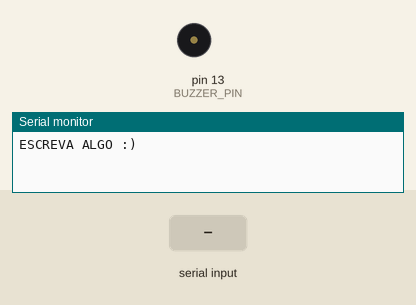
Simulated run of this sketch. Board: Arduino Uno, built with avr-gcc and run on an emulated ATmega328P. Parts: buzzer (waves = sounding), the last lines printed to the serial monitor. Inputs (shaded band) come from the test bench.

Above: at 1.2 s.
1.3 s: "w90\n" received over Serial
At 1.45 s:
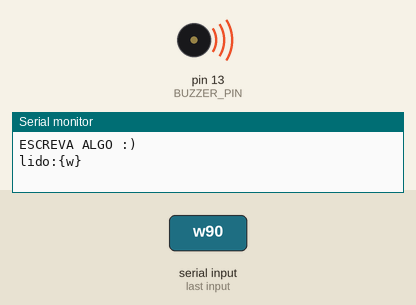
3.0 s: "90,45\n" received over Serial
Timing chart, 0 to 6.0 s (numbered marks = the images above; inputs shaded):
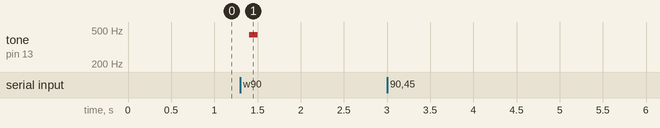

Measured:
- after the input at 1.3 s, tone on pin 13 (BUZZER_PIN): silent → 440 Hz after 0.10 s, → silent 0.10 s later

The sketch:

ard-code-trab7.ino
```cpp
/**
 * Ler caracteres e acender as leds que representam a matriz.
 * Circuito: https://circuits.io/circuits/5073783-lpav-tp7-micael-levi
 *
 * A implementação se baseia em três fatos:
 * 1) Os números dos pinos das leds são menores que 10;
 * 2) Apenas letras minúsculas e alfabéticas serão representadas;
 * 3) O Braille representado tem as seguintes "regras":
 * - As primeiras 10 letras (a..j) só utilizam as duas primeiras linhas
 * - As próximas 10 letras (k..t) possuem a mesma representação que as 10 primeiras
 *   mas com o acréscimo de um ponto no canto inferior esquerdo
 * - As 5 últimas letras (u..z sem o w) possuem a mesma representação que as 10 primeiras
 *   mas com o acréscimo de ambos os pontos inferiores
 * - A letra 'w' tem a mesma representação que a 'j' mas com o acréscimo de um ponto no canto inferior direito
 *
 * A entrada (serial) deve ser uma cadeia de caracteres
 * Exemplos de entradas:
 * abcdefghij
 * klmnopqrst
 * uvwxyz
 *
 * @author Micael Levi
 * @date 28/05/2017
 */

#define BUZZER_PIN    13
#define TAM_ARR_NOTAS 8
#define TAM_ARR_PINOS 10

///Armazena a entrada
String inString;

//[letra bases]                          2    3    4    5    6    7
const unsigned arrFrequencias[] = {0,0, 440, 392, 349, 330, 294, 262 };

///Cada caractere (número natural) é o endereço de um pino ligado a uma led
///                                           a    b    c    d    e     f      g    h     i     j
const String arrPinosLeds[TAM_ARR_PINOS] = {"7","75","76","764","74","765","7654","754","65","654"};


void setup()
{
	pinMode(BUZZER_PIN, OUTPUT);

	Serial.begin(9600);
	while(!Serial);
	Serial.println("ESCREVA ALGO :)\n");
}

void loop()
{
	if(! Serial.available() > 0) return;
	inString = readSerialString();
	Serial.println("lido:{" + inString + "}");

	for(unsigned i=0, tamString=inString.length(); i < tamString; ++i){///percorre a string lida
		char charCurr = inString.charAt(i);
		///Converte uma letra em índice (0-9), i.e., 'a' vira 0, 'b' vira 1, etc
		unsigned charAsIndex = charToIndex(charCurr);
		String pinosExtras = "";

		///Tratamento do alfabeto
		if(charCurr >= 'k'){
			if(charCurr == 'w') charAsIndex = TAM_ARR_PINOS - 1;//o índice do 'j'
			else pinosExtras.concat("3");

			if(charCurr >= 'u'){
				pinosExtras.concat("2");
				if(charCurr > 'w') charAsIndex--;
			}
		}

		///Ativa as leds para o caractere lido
		setPinos(HIGH, charAsIndex, pinosExtras);
		delay(100);
		///Desliga o som
		noTone(BUZZER_PIN);
		delay(1900);///espera 2 segundos após a representação do caractere
		///Desativa as leds para o caractere lido
		setPinos(LOW, charAsIndex, pinosExtras);
		delay(550);///espera leds apagarem por completo
	}
}


//=========================[AUXILIARES]=========================//
unsigned charToIndex(char c){ return (c - 'a') % TAM_ARR_PINOS; }
int charToInt(char c){ return c - '0'; }
//==============================================================//


///Retorna a string (minúscula e apenas caracteres válidos) lida da entrada serial
String readSerialString(){
	String strLida="";
	char charCurr;

	while(Serial.available() > 0){
		charCurr = Serial.read();
		if(!isAlpha(charCurr)) continue;
		if(charCurr != '\n'){
			charCurr = tolower(charCurr);
			strLida.concat( charCurr );
		}
		delay(100);
	}

	return strLida;
}

///Recebe um valor HIGH ou LOW para acender/apagar os pinos descritos em arrPinosLeds[indice]
void setPinos(int valor, unsigned indice, String pinosExtras){
	String strPinos = arrPinosLeds[ indice ] + pinosExtras;

	for(unsigned j=0, tamString=strPinos.length(); j < tamString; ++j){
		char charCurr = strPinos.charAt(j);
		int pino = charToInt(charCurr);

		///A frequência é dada pelo número do pino
		///Toca um som para avisar que um caractere foi representado
		if(valor == HIGH) tone(BUZZER_PIN, arrFrequencias[pino]);

		digitalWrite(pino, valor);
	}
}


/*** ============================[CHEAT SHEET]============================ ***

	~ 10 primeiras letras do alfabeto (bases para as demais combinações)
	"7"    a
	"75"   b
	"76"   c
	"764"  d
	"74"   e
	"765"  f
	"7654" g
	"754"  h
	"65"   i
	"654"  j

	~ acrescenta o '3' no final
	"73"    k
	"753"   l
	"763"   m
	"7643"  n
	"743"   o
	"7653"  p
	"76543" q
	"7543"  r
	"653"   s
	"6543"  t

	~ acrescenta o '2' no final
	"732"   u
	"7532"  v
	"6542"  w (pula a segunda etapa; base='j')
	"7632"  x
	"76432" y
	"7432"  z

*****************************************************************************/

/*** ====[CORES DOS FIOS]==== ***
preto   - cátodo leds cima
vermelho- ánodo leds cima
cinza   - cátodo leds meio
rosa    - ánodo leds meio
marrom  - cátodo leds baixo
roxo    - ánodo leds baixo
turquesa- cátodo buzzer
branco  - ánodo buzzer
*****************************/
```
